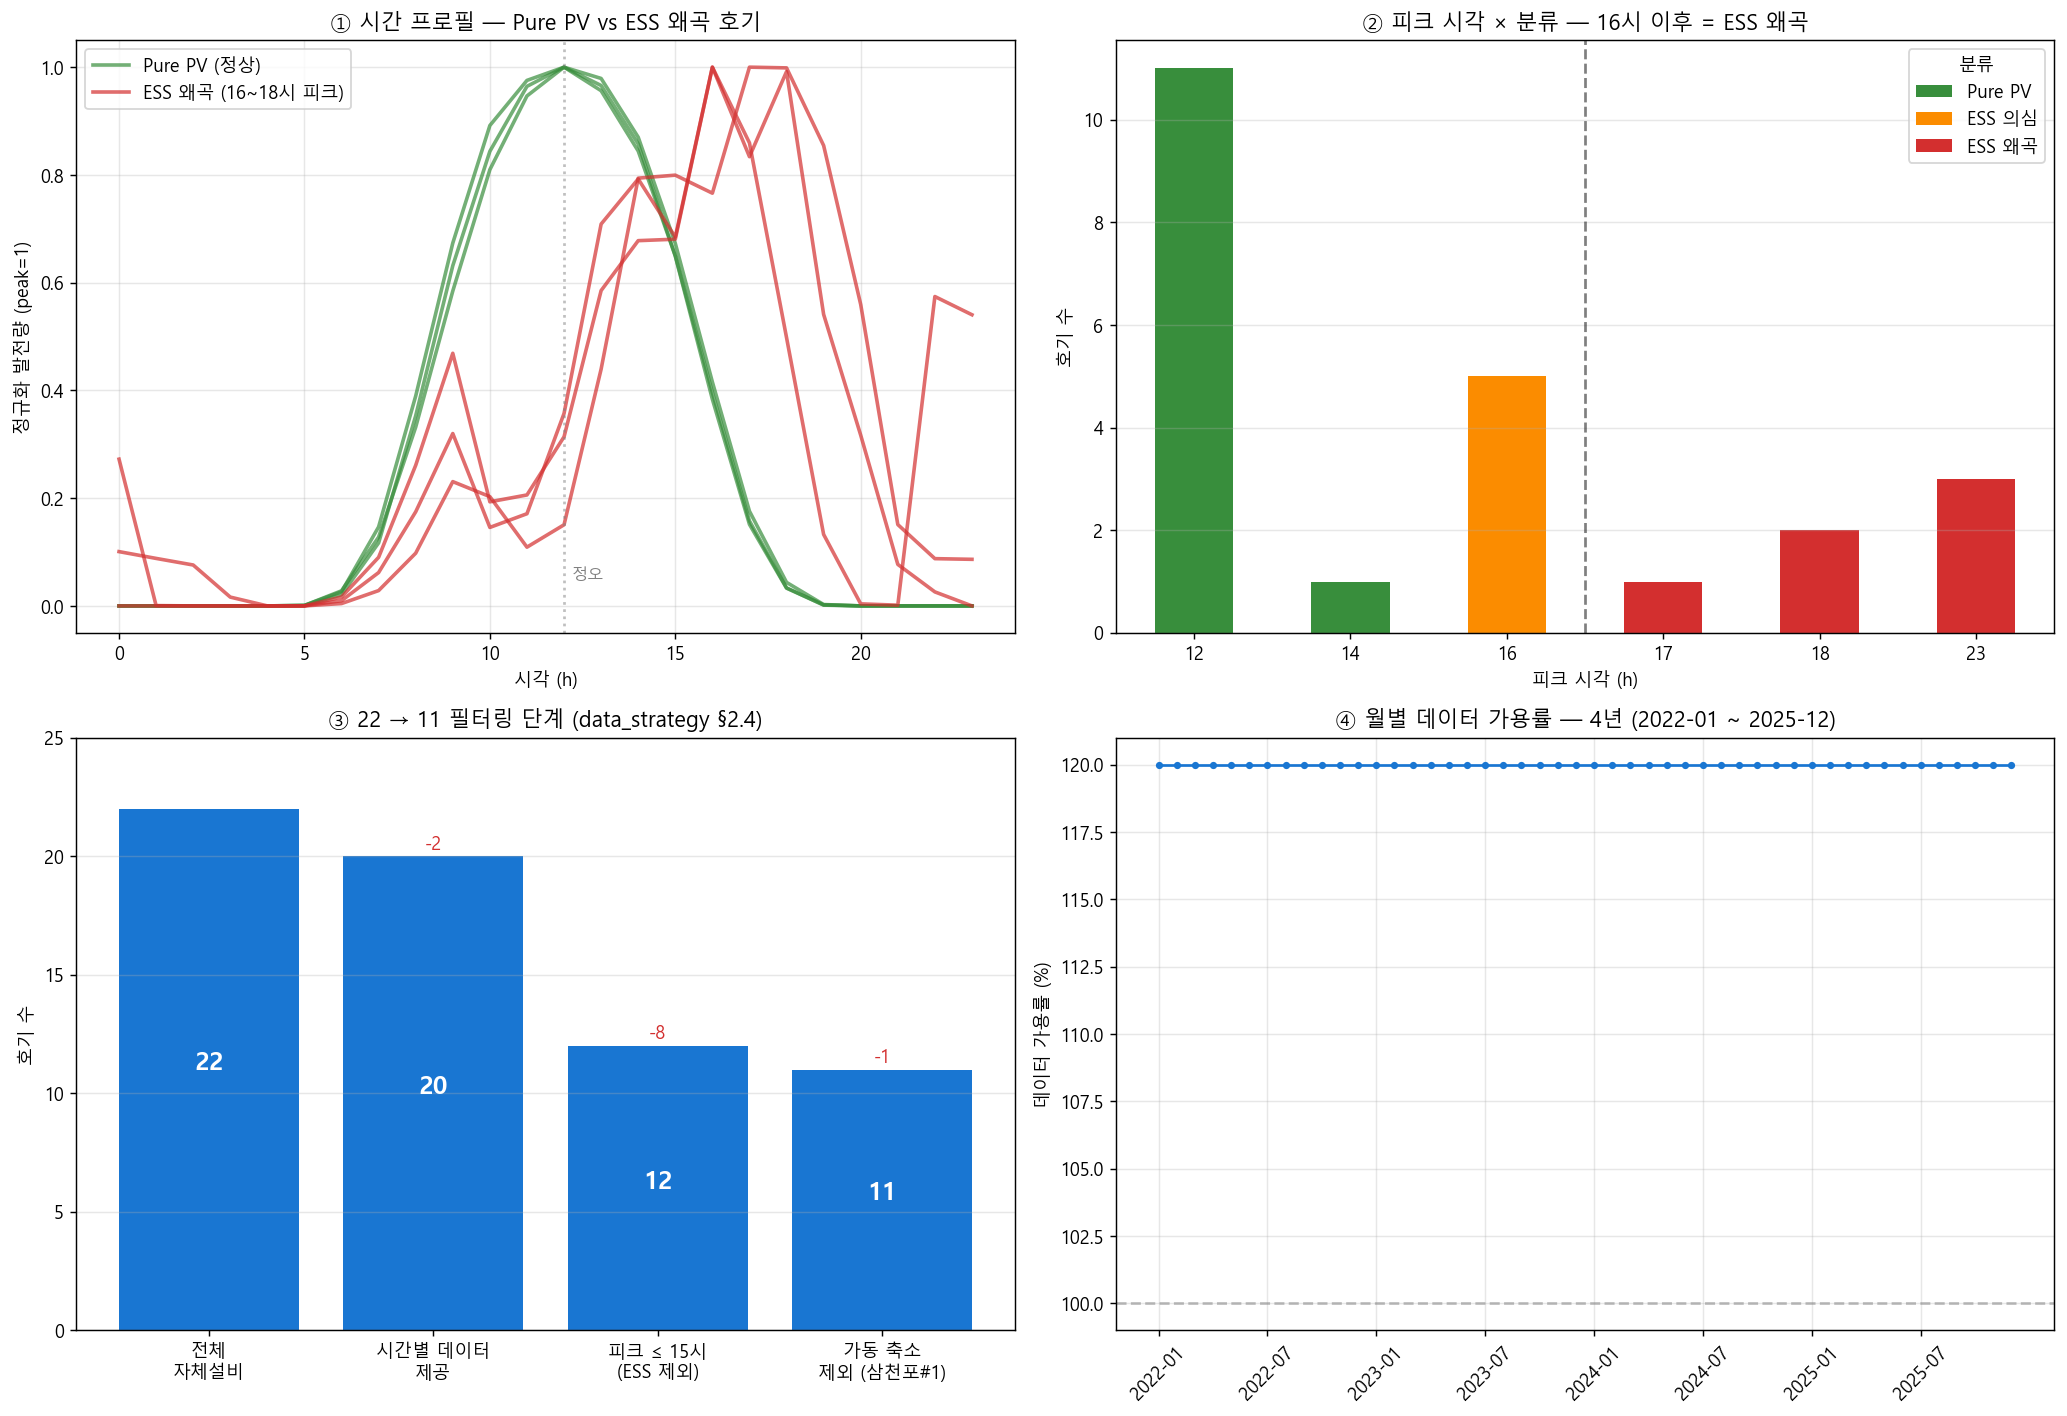

Source code (Python):
"""EDA D1 — 데이터 구성과 제약 (proposal §2 보조 그림).

목적:
  - 22 자체 호기 → 11 사용 가능 호기로 *왜* 필터링되었는지 데이터로 입증
  - ESS 왜곡 사례 (16~18시 피크) 시각화
  - 4년 데이터의 결측 / 가용 시간 분포

핵심 메시지:
  - PV 예측 모델은 *순수 PV 발전량* 이어야 작동
  - ESS 혼재 호기는 *피크가 16~18시* 로 이동 → 학습 시 ESS 운영 모델이 됨
  - 시간별 데이터 미제공 / 가동 축소 호기 도 제외
  - 최종 11 호기 (~77 MW) 가 PoC 대상
"""
import sys
from pathlib import Path
import glob
import numpy as np
import pandas as pd
import matplotlib.pyplot as plt
sys.path.insert(0, str(Path(__file__).resolve().parents[1] / "eda_lng_planner"))
from _common import ROOT

EDA_DIR = ROOT / "pv/eda_pv_model"

# === 1. 4년 hourly solar 데이터 로드 (전체 22 호기) ===
files = sorted(glob.glob(str(ROOT / "data/solar_hourly/solar_hourly_*.csv")))
dfs = []
for f in files:
    try:
        df = pd.read_csv(f, encoding='utf-8', skipinitialspace=True,
                         header=None, skiprows=1, usecols=range(27))
    except: continue
    df.columns = ['plant','unit','date'] + [f'h{h}' for h in range(1, 25)]
    df['plant'] = df.plant.astype(str).str.strip()
    df['date'] = pd.to_datetime(df['date'], errors='coerce')
    long = df.melt(id_vars=['plant','unit','date'], value_vars=[f'h{h}' for h in range(1,25)],
                   var_name='hour_str', value_name='kwh')
    long['hour'] = long.hour_str.str.replace('h','').astype(int) - 1
    long['kwh'] = pd.to_numeric(long['kwh'], errors='coerce')
    dfs.append(long[['plant','unit','date','hour','kwh']])
all_pv = pd.concat(dfs, ignore_index=True)
all_pv = all_pv[all_pv.kwh.notna()].copy()
all_pv['plant_unit'] = all_pv.plant + '_' + all_pv.unit.astype(str)
print(f"전체 4년 hourly rows: {len(all_pv):,}")
print(f"고유 plant_unit: {all_pv.plant_unit.nunique()}")

# === 2. 호기별 평균 시간 프로필 + 피크 시각 ===
hourly_mean = all_pv.groupby(['plant_unit','hour']).kwh.mean().unstack('hour')
peak_hour = hourly_mean.idxmax(axis=1)
afternoon_morning_ratio = (
    all_pv[all_pv.hour.between(12, 19)].groupby('plant_unit').kwh.sum() /
    all_pv[all_pv.hour.between(4, 11)].groupby('plant_unit').kwh.sum().clip(lower=0.001)
)

filter_df = pd.DataFrame({
    'peak_hour': peak_hour,
    'pm_am_ratio': afternoon_morning_ratio,
}).reset_index()
filter_df['classification'] = filter_df.apply(
    lambda r: ('Pure PV' if r.peak_hour <= 14 else
               ('ESS 의심' if r.peak_hour <= 16 else 'ESS 왜곡')), axis=1)
print("\n[호기별 피크 시각 + 오후/오전 비]")
print(filter_df.sort_values('peak_hour').to_string(index=False))

# === 3. 시각화 ===
fig, axes = plt.subplots(2, 2, figsize=(16, 11))

# (a) ESS 왜곡 vs Pure PV 시간 프로필 비교
ax = axes[0, 0]
# 대표 호기들
representatives = {
    'Pure PV (정상)': ['고흥만 수상태양광_1', '경상대태양광_1', '광양항세방태양광_1'],
    'ESS 왜곡 (16~18시 피크)': ['영동태양광_1', '삼천포태양광_4', '영흥태양광 #3_1'],
}
colors = {'Pure PV (정상)': '#388E3C', 'ESS 왜곡 (16~18시 피크)': '#D32F2F'}
for label, units in representatives.items():
    for i, u in enumerate(units):
        if u in hourly_mean.index:
            v = hourly_mean.loc[u]
            v_norm = v / v.max() if v.max() > 0 else v
            lbl = label if i == 0 else None
            ax.plot(range(24), v_norm, '-', color=colors[label], lw=2, alpha=0.7, label=lbl)
ax.set_xlabel('시각 (h)')
ax.set_ylabel('정규화 발전량 (peak=1)')
ax.set_title('① 시간 프로필 — Pure PV vs ESS 왜곡 호기')
ax.axvline(12, color='gray', ls=':', alpha=0.5)
ax.text(12.2, 0.05, '정오', fontsize=9, color='gray')
ax.legend()
ax.grid(True, alpha=0.3)

# (b) 호기별 피크 시각 분포
ax = axes[0, 1]
peak_dist = filter_df.groupby(['peak_hour','classification']).size().unstack(fill_value=0)
peak_dist = peak_dist.reindex(columns=['Pure PV','ESS 의심','ESS 왜곡'], fill_value=0)
peak_dist.plot(kind='bar', stacked=True, ax=ax,
                color=['#388E3C', '#FB8C00', '#D32F2F'])
ax.set_xlabel('피크 시각 (h)')
ax.set_ylabel('호기 수')
ax.set_title('② 피크 시각 × 분류 — 16시 이후 = ESS 왜곡')
ax.axvline(2.5, color='black', ls='--', alpha=0.5)   # 14.5 위치 (xtick 인덱스 기준)
ax.legend(title='분류')
ax.grid(True, alpha=0.3, axis='y')
plt.setp(ax.get_xticklabels(), rotation=0)

# (c) 22 → 11 필터링 단계
ax = axes[1, 0]
stages = ['전체\n자체설비', '시간별 데이터\n제공', '피크 ≤ 15시\n(ESS 제외)', '가동 축소\n제외 (삼천포#1)']
counts = [22, 20, 12, 11]
removed = [0, 2, 8, 1]
xs = np.arange(len(stages))
ax.bar(xs, counts, color='#1976D2', label='남은 호기 수')
for i, (c, r) in enumerate(zip(counts, removed)):
    if r > 0:
        ax.text(i, c+0.3, f'-{r}', ha='center', fontsize=10, color='#D32F2F')
    ax.text(i, c/2, f'{c}', ha='center', fontsize=14, color='white', fontweight='bold')
ax.set_xticks(xs)
ax.set_xticklabels(stages)
ax.set_ylabel('호기 수')
ax.set_title('③ 22 → 11 필터링 단계 (data_strategy §2.4)')
ax.set_ylim(0, 25)
ax.grid(True, alpha=0.3, axis='y')

# (d) 시간별 데이터 결측률 (월별)
ax = axes[1, 1]
all_pv['month'] = all_pv.date.dt.to_period('M').astype(str)
monthly_count = all_pv.groupby('month').size()
expected_per_month = 24 * 30 * filter_df[filter_df.classification == 'Pure PV'].plant_unit.nunique()
monthly_rate = (monthly_count / expected_per_month * 100).clip(upper=120)
ax.plot(range(len(monthly_count)), monthly_rate, '-o', color='#1976D2', markersize=3)
ax.axhline(100, color='gray', ls='--', alpha=0.5)
ax.set_xticks(range(0, len(monthly_count), 6))
ax.set_xticklabels([monthly_count.index[i] for i in range(0, len(monthly_count), 6)],
                    rotation=45)
ax.set_ylabel('데이터 가용률 (%)')
ax.set_title('④ 월별 데이터 가용률 — 4년 (2022-01 ~ 2025-12)')
ax.grid(True, alpha=0.3)

plt.tight_layout()
out = EDA_DIR / "D1_data_constraints.png"
plt.savefig(out, dpi=130, bbox_inches='tight')
print(f"\n저장: {out}")

filter_df.to_csv(EDA_DIR / "D1_unit_filter.csv", index=False)
print(f"저장: {EDA_DIR / 'D1_unit_filter.csv'}")

print(f"""
{'='*60}
→ 모델 함의 — 데이터 구성과 제약
{'='*60}

1. 자체설비 22 호기 중 *시간별 PV 발전 신호* 가 깨끗한 11 호기만 PoC 대상
2. ESS 혼재 호기 (8개) = 16~18시 피크 → 자연 PV 학습 불가
3. 시간별 미제공 (여수, 탑선) = 학습 모델 입력 X
4. 가동 축소 (삼천포 #1, 2025-04~) = 분포 변화로 제외
5. 11 호기 합계 ~77 MW, 그 중 고흥만수상 63 MW (82%) 가 portfolio dominant

→ 4년 hourly 데이터 + 호기 필터링 = PoC 모델 학습/평가의 *입력 데이터 무결성*
""")
